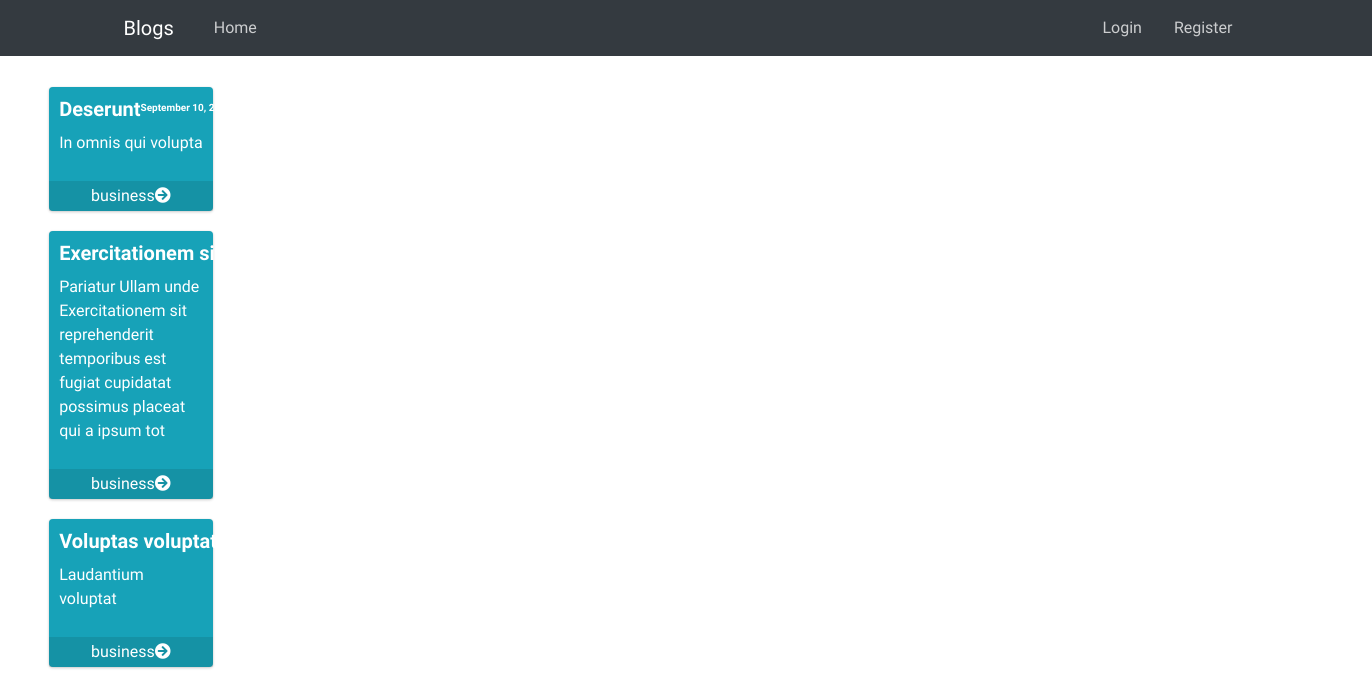
/blog/, run on an earlier commit of the app's database.
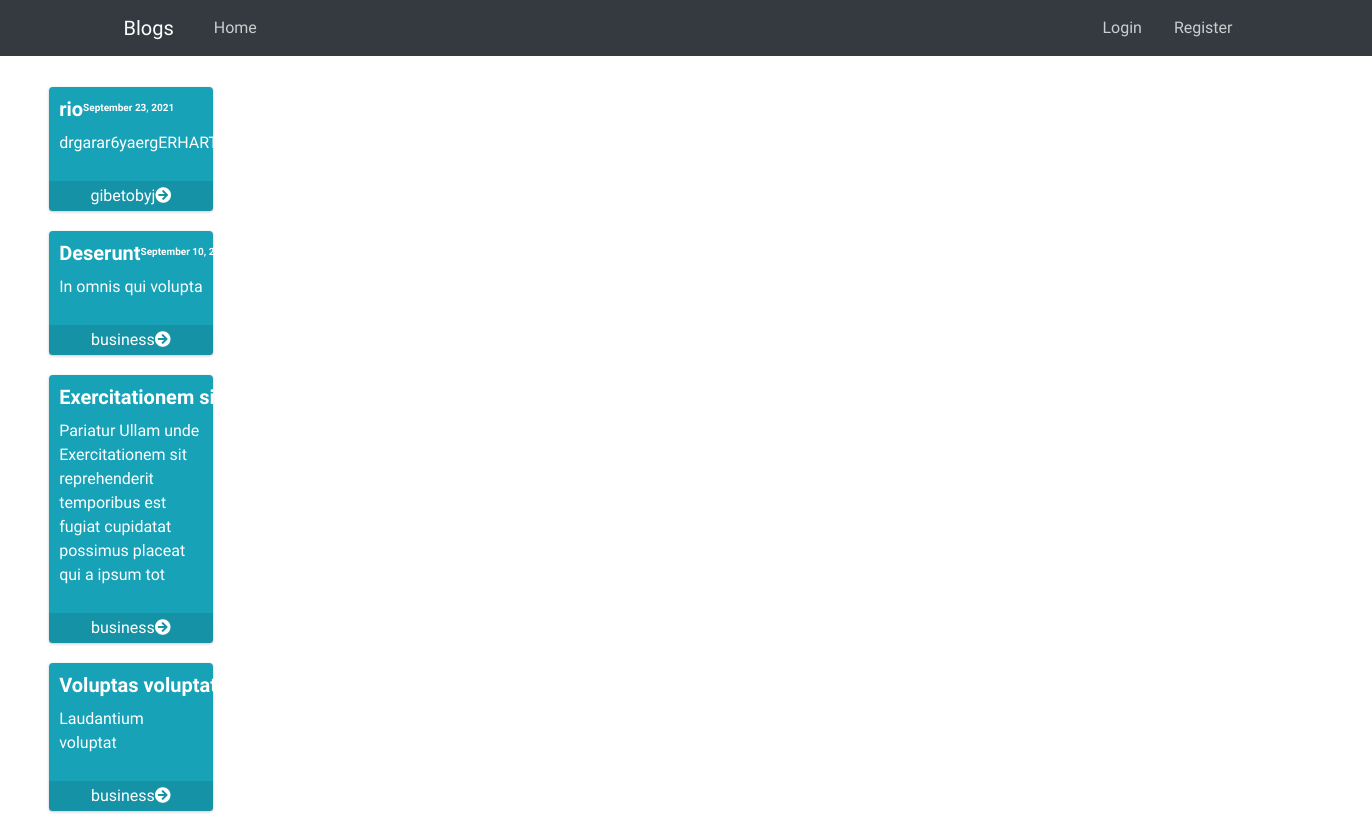
And on a later commit of the database.
### blog/models.py (models this page shows, shortened)
class Post(models.Model):
    title = models.CharField(max_length=100)
    content = models.TextField()
    date_posted = models.DateTimeField(default=timezone.now)
    author = models.ForeignKey(User, on_delete=models.CASCADE)

### blog/views.py (the view)
# urls.py: path('blog/', PostListView.as_view(), name='blog-home'),
class PostListView(ListView):
    model = Post
    template_name = 'blog/home.html'  # <app>/<model>_<viewtype>.html
    context_object_name = 'posts'
    ordering = ['-date_posted']
    paginate_by = 5

### blog/templates/blog/home.html (shortened to what this page needs)
{% extends "earn/base2.html" %}
{% block content %}
<nav class="navbar navbar-expand-md navbar-dark bg-steel fixed-top">
  <div class="container">
    <a class="navbar-brand mr-4" href="{% url 'blog-home' %}">Blogs</a>
    <div class="collapse navbar-collapse" id="navbarToggle">
      <div class="navbar-nav mr-auto">
        <a class="nav-item nav-link" href="{% url 'earn-home' %}">Home</a>
      </div>
      <div class="navbar-nav">
        {% if user.is_authenticated %}
        <a class="nav-item nav-link" href="{% url 'post-create' %}">New Post</a>
        {% else %}
        <a class="nav-item nav-link" href="{% url 'login' %}">Login</a>
        <a class="nav-item nav-link" href="{% url 'register' %}">Register</a>
        {% endif %}
      </div>
    </div>
  </div>
</nav>
    {% for post in posts %}
    <div class="row">
      <div class="col-lg-3 col-6">
        <div>
        <div class="small-box bg-info">
          <div class="inner">
            <h3 style="font-size: 20px" >{{ post.title }}<sup style="font-size: 10px">{{ post.date_posted|date:"F d, Y" }}</sup></h3>
            <p>{{ post.content }}</p>
          </div>
          <a href="{% url 'user-posts' post.author.username %}" class="small-box-footer">{{ post.author }}<i class="fas fa-arrow-circle-right"></i></a>
        </div>
      </div>
    </div>
    </div>
    {% endfor %}
{% endblock content %}

### earn/templates/earn/base2.html (shortened to what this page needs)
{% load static %}
<!DOCTYPE html>
<html lang="en">
<head>
<link rel="stylesheet" href="https://maxcdn.bootstrapcdn.com/bootstrap/4.0.0/css/bootstrap.min.css">
  <link rel="stylesheet" href="{% static '/plugins/fontawesome-free/css/all.min.css' %}">
  <link rel="stylesheet" href="{% static '/dist/css/adminlte.css' %}">
</head>
<body class="hold-transition sidebar-mini">
<div class="content">
  <div class="content-edited">
    <div class="content-header">
<div>
</body>
</html>
{% block content %} {% endblock content %}

### earn/templates/earn/base2.html (style rules this page uses)
.content-edited { width: 20cm; padding-left: 3%; }

What changed in the data, as far as the page shows it:
added Post: title "rio", date_posted "September 23, 2021", content "drgarar6yaergERHARTUSTYHZFGBZFJSTYUSFGNSHYHGFBSTYNXGDTJXFYJSTYJSTJYXGYITDXFYJSTYJUSTFYHJSFYUSTYUJSTGYJUSRT6USR6I,STUNSRTUNSRUMSRTUMS56UNSRT", author "gibetobyj"
